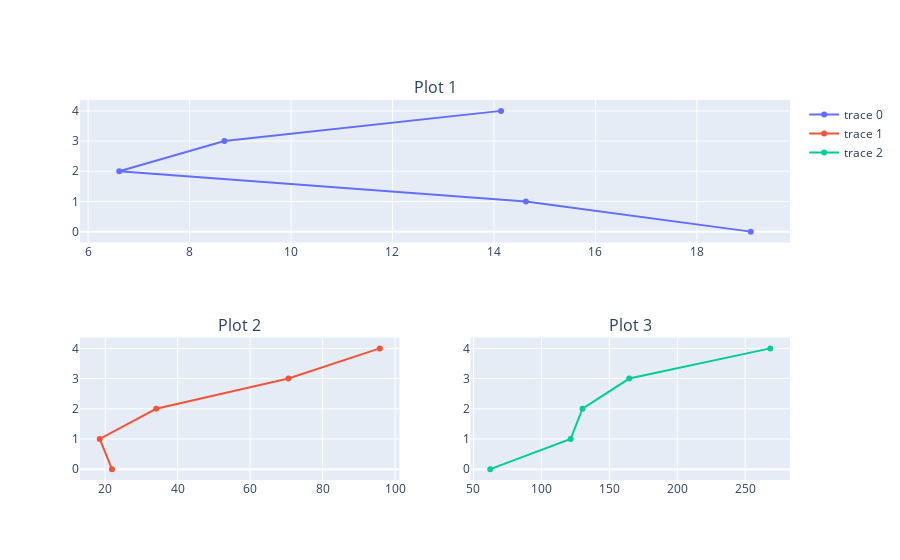

Notebook source saved alongside this figure:
### Code cell
fig=make_subplots(rows=2,cols=2,subplot_titles=("Plot 1","Plot 2","Plot 3"),
                 specs=[[{"colspan":2},None],[{},{}]])

fig.add_trace((go.Scatter(x=weather["Temperature AVG"].head())),row=1,col=1)
fig.add_trace((go.Scatter(x=weather["Relative Humidity AVG"].head())),row=2,col=1)
fig.add_trace((go.Scatter(x=weather["Wind Direction AVG"].head())),row=2,col=2)
fig.show()

### Figure 1 — Plotly figure (JSON) as saved in the notebook; plotly's stock layout.template omitted (floating-point values rounded to 4 significant figures)
{"data": [{"type": "scatter", "x": [19.06, 14.63, 6.614, 8.687, 14.14], "xaxis": "x", "yaxis": "y"}, {"type": "scatter", "x": [21.87, 18.49, 34.07, 70.56, 95.75], "xaxis": "x2", "yaxis": "y2"}, {"type": "scatter", "x": [62.33, 121.5, 130.3, 164.7, 268.5], "xaxis": "x3", "yaxis": "y3"}], "layout": {"annotations": [{"font": {"size": 16}, "showarrow": false, "text": "Plot 1", "x": 0.5, "xanchor": "center", "xref": "paper", "y": 1, "yanchor": "bottom", "yref": "paper"}, {"font": {"size": 16}, "showarrow": false, "text": "Plot 2", "x": 0.225, "xanchor": "center", "xref": "paper", "y": 0.375, "yanchor": "bottom", "yref": "paper"}, {"font": {"size": 16}, "showarrow": false, "text": "Plot 3", "x": 0.775, "xanchor": "center", "xref": "paper", "y": 0.375, "yanchor": "bottom", "yref": "paper"}], "autosize": true, "xaxis": {"anchor": "y", "autorange": true, "domain": [0, 1], "range": [5.782, 19.9], "type": "linear"}, "xaxis2": {"anchor": "y2", "autorange": true, "domain": [0, 0.45], "range": [12.21, 102.0], "type": "linear"}, "xaxis3": {"anchor": "y3", "autorange": true, "domain": [0.55, 1], "range": [45.56, 285.2], "type": "linear"}, "yaxis": {"anchor": "x", "autorange": true, "domain": [0.625, 1], "range": [-0.5352, 4.535]}, "yaxis2": {"anchor": "x2", "autorange": true, "domain": [0, 0.375], "range": [-0.5352, 4.535]}, "yaxis3": {"anchor": "x3", "autorange": true, "domain": [0, 0.375], "range": [-0.5352, 4.535]}}}
